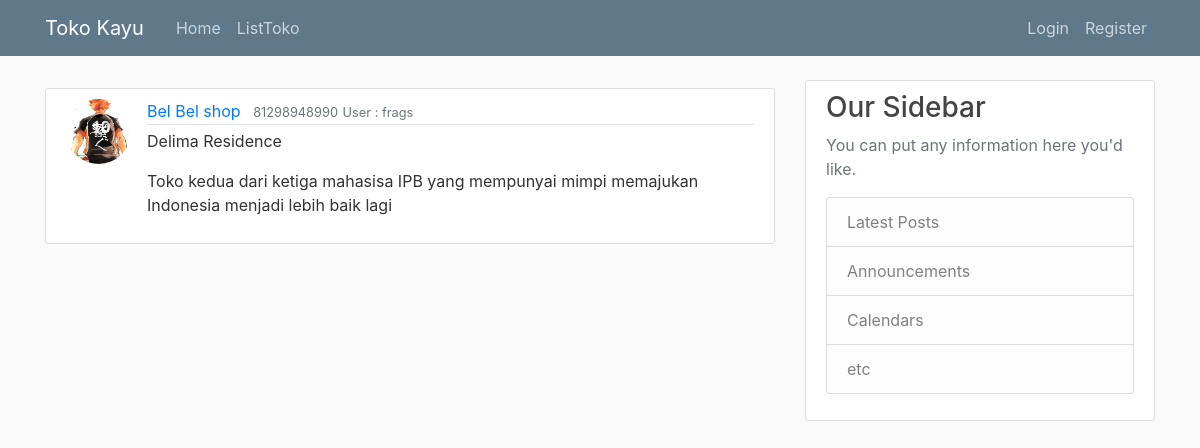
The app's page /customer/toko/3 with its own data.
### customer/models.py (models this page shows, shortened)
class TokoModel(models.Model):
    nama_toko = models.CharField(max_length=20)
    no_telepon = models.IntegerField()
    alamat = models.TextField()
    deskripsi_singkat = models.TextField()
    nama_user = models.ForeignKey(User, default=None, on_delete=models.CASCADE)

### users/models.py (models this page shows, shortened)
class Profile(models.Model):
    user = models.OneToOneField(User, on_delete=models.CASCADE)
    image = models.ImageField(default='default.jpg', upload_to='profile_pics')

### customer/views.py (the view)
# urls.py: url(r'^toko/(?P<pk>\d+)$', TokoDetailView.as_view(), name='toko-detail'),
class TokoDetailView(DetailView):
    model = TokoModel

### customer/templates/customer/tokomodel_detail.html (shortened to what this page needs)
{% extends "base.html" %}
{% block content %}
    <article class="media content-section">
      <img class="rounded-circle article-img" src="{{object.nama_user.profile.image.url}}">
      <div class="media-body">
        <div class="article-metadata">
          <a class="mr-2" href="#">{{ object.nama_toko }}</a>
          <small class="text-muted">{{ object.no_telepon }}</small>
          <small class="text-muted">User : {{object.nama_user}}</small>
        </div>
        <p class="article-content">{{ object.alamat }}</p>
        <p class="article-content">{{ object.deskripsi_singkat }}</p>
      </div>
    </article>
{% endblock content %}

### customer/static/customer/main.css (style rules this page uses)
body { background: #fafafa; color: #333333; margin-top: 5rem; }
.content-section { background: #ffffff; padding: 10px 20px; border: 1px solid #dddddd; border-radius: 3px; margin-bottom: 20px; }
.article-content { white-space: pre-line; }
.article-img { height: 65px; width: 65px; margin-right: 16px; }
.article-metadata { padding-bottom: 1px; margin-bottom: 4px; border-bottom: 1px solid #e3e3e3 }

### records on screen
TokoModel: nama_user.profile.image (picture), nama_toko "Bel Bel shop", no_telepon "81298948990", nama_user "frags", alamat "Delima Residence", deskripsi_singkat "Toko kedua dari ketiga mahasisa IPB yang mempunyai mimpi memajukan Indonesia menjadi lebih baik lagi"
